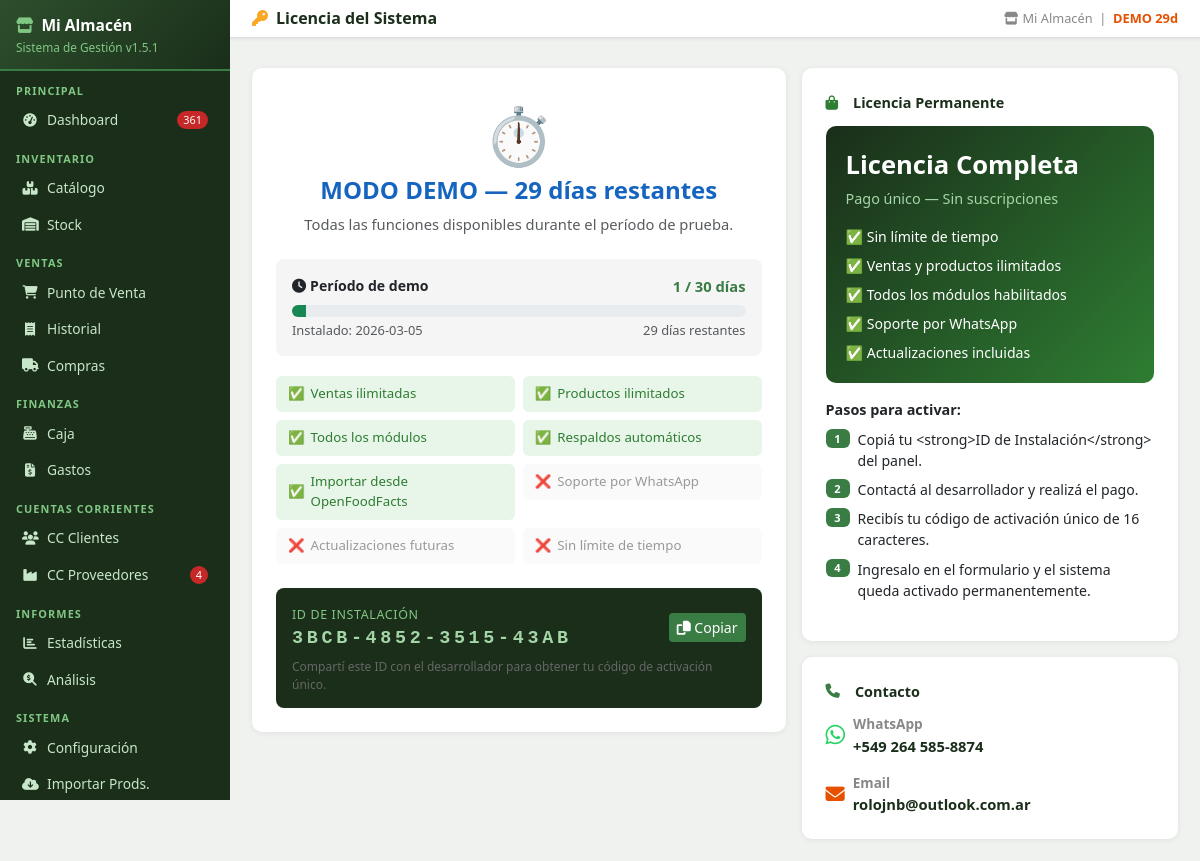
/licencia (signed in), run on the app's committed database.
### tables this page shows
CREATE TABLE config (
            clave TEXT PRIMARY KEY,
            valor TEXT
        );

### app.py (the view)
@app.route('/licencia')
@login_required
def licencia():
    status = db.get_demo_status()
    machine_id = db.get_machine_id()
    return render_template('licencia.html', status=status, machine_id=machine_id)

### app.py (called while the page is built)
def login_required(f):
    @wraps(f)
    def decorated(*args, **kwargs):
        if 'user' not in session:
            flash('⚠ Debés iniciar sesión para acceder.', 'warning')
            return redirect(url_for('login', next=request.path))
        return f(*args, **kwargs)
    return decorated

@app.before_request
def before():
    global _scheduler_started
    db.init_db()
    if not _scheduler_started:
        _scheduler_started = True
        iniciar_backup_scheduler()
    public = {'/login', '/static'}
    if any(request.path.startswith(p) for p in public):
        return
    if request.path == '/favicon.ico':
        return
    if 'user' in session:
        try:
            inv_at = db.get_config().get('sessions_invalidated_at', '')
            login_at = session.get('login_date', '')
            if inv_at and login_at and login_at < inv_at:
                session.clear()
        except Exception:
            pass
    if 'user' not in session and request.endpoint not in ('login', 'apagar_rapido', 'static', None):
        return redirect(url_for('login', next=request.path))

### database.py (called while the page is built, shortened)
def get_conn():
    conn = sqlite3.connect(DB_PATH)
    conn.row_factory = sqlite3.Row
    conn.execute("PRAGMA foreign_keys = ON")
    return conn

def q(sql, params=(), fetchall=True, fetchone=False, commit=False):
    conn = get_conn()
    try:
        c = conn.cursor()
        c.execute(sql, params)
        if commit:
            conn.commit()
            return c.lastrowid
        if fetchone:
            return c.fetchone()
        if fetchall:
            return c.fetchall()
    finally:
        conn.close()

def init_db():
    global _db_initialized
    if _db_initialized:
        return

def get_config():
    rows = q("SELECT clave, valor FROM config")
    return {r['clave']: r['valor'] for r in rows}

def get_alertas_count():
    r = q("""SELECT
        COALESCE(SUM(CASE WHEN s.stock_actual<=0 THEN 1 ELSE 0 END),0) as sin_stock,
        COALESCE(SUM(CASE WHEN s.stock_actual>0 AND s.stock_actual<=s.stock_minimo THEN 1 ELSE 0 END),0) as critico,
        COALESCE(SUM(CASE WHEN s.stock_actual>s.stock_minimo AND s.stock_actual<=s.stock_minimo*1.5 THEN 1 ELSE 0 END),0) as bajo
        FROM stock s JOIN productos p ON p.id=s.producto_id WHERE p.activo=1""", fetchone=True)
    if r:
        return {'sin_stock': r['sin_stock'] or 0, 'critico': r['critico'] or 0, 'bajo': r['bajo'] or 0}
    return {'sin_stock':0,'critico':0,'bajo':0}

### templates/licencia.html (shortened to what this page needs)
{% extends 'base.html' %}
{% block page_title %}<i class="fas fa-key me-2" style="color:#f9a825"></i>Licencia del Sistema{% endblock %}
{% block content %}
<div class="row g-3">
  <div class="col-lg-7">
    <div class="table-card p-4 mb-3">
      {% if not status.demo %}
      <div class="text-center mb-4">
        <div style="font-size:3.5rem">✅</div>
        <h4 style="color:#2e7d32;font-weight:700">LICENCIA COMPLETA ACTIVA</h4>
        <p class="text-muted mb-0">Sistema completamente desbloqueado. ¡Gracias por tu compra!</p>
      </div>
      {% elif status.vencido %}
      <div class="text-center mb-4">
        <div style="font-size:3.5rem">🔴</div>
        <h4 style="color:#c62828;font-weight:700">DEMO VENCIDA</h4>
        <p class="text-muted mb-0">Tu período de prueba de 30 días ha finalizado. Activá la licencia para continuar.</p>
      </div>
      {% elif status.aviso_proximo %}
      <div class="text-center mb-4">
        <div style="font-size:3.5rem">⚠️</div>
        <h4 style="color:#e65100;font-weight:700">DEMO — {{ status.dias_restantes }} días restantes</h4>
        <p class="text-muted mb-0">La licencia está próxima a vencer. Adquirí el código de activación permanente.</p>
      </div>
      {% else %}
      <div class="text-center mb-4">
        <div style="font-size:3.5rem">⏱️</div>
        <h4 style="color:#1565c0;font-weight:700">MODO DEMO — {{ status.dias_restantes }} días restantes</h4>
        <p class="text-muted mb-0">Todas las funciones disponibles durante el período de prueba.</p>
      </div>
      {% endif %}
      {% if status.demo %}
      <div style="background:#f5f5f5;border-radius:8px;padding:16px;margin-bottom:20px">
        <div class="d-flex justify-content-between mb-2">
          <span class="fw-bold" style="font-size:.88rem"><i class="fas fa-clock me-1"></i>Período de demo</span>
          <span class="fw-bold {% if status.vencido %}text-danger{% elif status.aviso_proximo %}text-warning{% else %}text-success{% endif %}">
            {{ status.dias_usados }} / {{ status.dias_demo }} días
          </span>
        </div>
        <div class="progress" style="height:12px;border-radius:6px">
          <div class="progress-bar {% if status.vencido %}bg-danger{% elif status.aviso_proximo %}bg-warning{% else %}bg-success{% endif %}"
            style="width:{{ status.ventas_pct }}%"></div>
        </div>
        <div class="d-flex justify-content-between mt-1">
          <small class="text-muted">Instalado: {{ status.install_date }}</small>
          <small class="{% if status.vencido %}text-danger{% elif status.aviso_proximo %}text-warning{% else %}text-muted{% endif %}">
            {% if status.vencido %}Vencida{% else %}{{ status.dias_restantes }} días restantes{% endif %}
          </small>
        </div>
      </div>
      <div class="row g-2 mb-4">
        {% set features = [
          ('Ventas ilimitadas','✅',True),
          ('Productos ilimitados','✅',True),
          ('Todos los módulos','✅',True),
          ('Respaldos automáticos','✅',True),
          ('Importar desde OpenFoodFacts','✅',True),
          ('Soporte por WhatsApp','❌',False),
          ('Actualizaciones futuras','❌',False),
          ('Sin límite de tiempo','❌',False),
        ] %}
        {% for feat, icon, ok in features %}
        <div class="col-6">
          <div style="background:{% if ok %}#e8f5e9{% else %}#fafafa{% endif %};border-radius:6px;padding:8px 12px;font-size:.83rem;display:flex;align-items:center;gap:6px">
            <span>{{ icon }}</span>
            <span style="color:{% if ok %}#2e7d32{% else %}#999{% endif %}">{{ feat }}</span>
          </div>
        </div>
        {% endfor %}
      </div>
      {% endif %}
      <div style="background:#1a2e1a;border-radius:8px;padding:14px 16px;color:#fff">
        <div class="d-flex align-items-center justify-content-between">
          <div>
            <small style="color:#81c784;font-size:.78rem;text-transform:uppercase;letter-spacing:.05em">
              ID de Instalación
            </small>
            <div style="font-family:monospace;font-size:1.15rem;letter-spacing:.2em;font-weight:700;color:#a5d6a7">
              {{ machine_id[:4] }}-{{ machine_id[4:8] }}-{{ machine_id[8:12] }}-{{ machine_id[12:16] }}
            </div>
          </div>
          <button class="btn btn-sm" style="background:#3a7d44;color:#fff;border:none"
            onclick="navigator.clipboard.writeText('{{ machine_id }}').then(()=>this.innerHTML='<i class=\'fas fa-check\'></i> Copiado')">
            <i class="fas fa-copy"></i> Copiar
          </button>
        </div>
        <small style="color:#666;font-size:.75rem;margin-top:6px;display:block">
          Compartí este ID con el desarrollador para obtener tu código de activación único.
        </small>
      </div>
    </div>
  </div>
  <div class="col-lg-5">
    <div class="table-card p-4 mb-3">
      <div class="section-title"><i class="fas fa-shopping-bag me-2" style="color:#2e7d32"></i>Licencia Permanente</div>
      <div style="background:linear-gradient(135deg,#1a2e1a,#2e7d32);border-radius:10px;padding:20px;color:#fff;margin-bottom:16px">
        <div style="font-size:1.6rem;font-weight:800;margin-bottom:4px">Licencia Completa</div>
        <div style="color:#a5d6a7;font-size:.9rem;margin-bottom:16px">Pago único — Sin suscripciones</div>
        <ul style="list-style:none;padding:0;margin:0;font-size:.88rem">
          <li class="mb-2">✅ Sin límite de tiempo</li>
          <li class="mb-2">✅ Ventas y productos ilimitados</li>
          <li class="mb-2">✅ Todos los módulos habilitados</li>
          <li class="mb-2">✅ Soporte por WhatsApp</li>
          <li>✅ Actualizaciones incluidas</li>
        </ul>
      </div>
      <div class="mb-3">
        <div class="fw-bold mb-2" style="font-size:.9rem">Pasos para activar:</div>
        {% for n, txt in [(1,'Copiá tu <strong>ID de Instalación</strong> del panel.'),(2,'Contactá al desarrollador y realizá el pago.'),(3,'Recibís tu código de activación único de 16 caracteres.'),(4,'Ingresalo en el formulario y el sistema queda activado permanentemente.')] %}
        <div class="d-flex mb-2 gap-2 align-items-start">
          <span class="badge" style="background:#3a7d44;min-width:24px">{{ n }}</span>
          <span style="font-size:.88rem">{{ txt }}</span>
        </div>
        {% endfor %}
      </div>
    </div>
    <div class="table-card p-4">
      <div class="section-title"><i class="fas fa-phone me-2" style="color:#3a7d44"></i>Contacto</div>
      <div class="d-flex align-items-center gap-2 mb-3">
        <i class="fab fa-whatsapp" style="color:#25d366;font-size:1.4rem"></i>
        <div>
          <div class="fw-bold" style="font-size:.85rem;color:#888">WhatsApp</div>
          <a href="https://wa.me/5492645858874" target="_blank" style="color:#1a2e1a;text-decoration:none;font-weight:600">
            +549 264 585-8874
          </a>
        </div>
      </div>
      <div class="d-flex align-items-center gap-2">
        <i class="fas fa-envelope" style="color:#e65100;font-size:1.2rem"></i>
        <div>
          <div class="fw-bold" style="font-size:.85rem;color:#888">Email</div>
          <a href="mailto:rolojnb@outlook.com.ar" style="color:#1a2e1a;text-decoration:none;font-weight:600">
            rolojnb@outlook.com.ar
          </a>
        </div>
      </div>
    </div>
  </div>
</div>
{% endblock %}

### templates/base.html (shortened to what this page needs)
<!DOCTYPE html>
<html lang="es">
<head>
<link href="https://cdn.jsdelivr.net/npm/bootstrap@5.3.0/dist/css/bootstrap.min.css" rel="stylesheet">
<link href="https://cdnjs.cloudflare.com/ajax/libs/font-awesome/6.4.0/css/all.min.css" rel="stylesheet">
</head>
<body>
<div id="sidebar">
  <div class="logo">
    <h5><i class="fas fa-store me-2" style="color:#81c784"></i>{{ cfg_nombre or 'Mi Almacén' }}</h5>
    <small>Sistema de Gestión v{{ app_version }}</small>
  </div>
  <div class="nav-label">Principal</div>
  <a href="/" class="nav-link {% if request.path == '/' %}active{% endif %}">
    <i class="fas fa-tachometer-alt"></i> Dashboard
    {% if alertas_sidebar and (alertas_sidebar.sin_stock + alertas_sidebar.critico) > 0 %}
      <span class="badge-alert">{{ alertas_sidebar.sin_stock + alertas_sidebar.critico }}</span>
    {% endif %}
  </a>
  <div class="nav-label">Inventario</div>
  <a href="/productos" class="nav-link {% if '/productos' in request.path and '/importar' not in request.path %}active{% endif %}">
    <i class="fas fa-boxes"></i> Catálogo
  </a>
  <a href="/stock" class="nav-link {% if '/stock' in request.path %}active{% endif %}">
    <i class="fas fa-warehouse"></i> Stock
  </a>
  <div class="nav-label">Ventas</div>
  <a href="/punto_venta" class="nav-link {% if '/punto_venta' in request.path %}active{% endif %}">
    <i class="fas fa-shopping-cart"></i> Punto de Venta
  </a>
  <a href="/historial" class="nav-link {% if '/historial' in request.path %}active{% endif %}">
    <i class="fas fa-receipt"></i> Historial
  </a>
  <a href="/compras" class="nav-link {% if '/compras' in request.path %}active{% endif %}">
    <i class="fas fa-truck"></i> Compras
  </a>
  <div class="nav-label">Finanzas</div>
  <a href="/caja" class="nav-link {% if '/caja' in request.path %}active{% endif %}">
    <i class="fas fa-cash-register"></i> Caja
  </a>
  <a href="/gastos" class="nav-link {% if '/gastos' in request.path %}active{% endif %}">
    <i class="fas fa-file-invoice-dollar"></i> Gastos
  </a>
  <div class="nav-label">Cuentas Corrientes</div>
  <a href="/cc_clientes" class="nav-link {% if '/cc_clientes' in request.path %}active{% endif %}">
    <i class="fas fa-users"></i> CC Clientes
  </a>
  <a href="/cc_proveedores" class="nav-link {% if '/cc_proveedores' in request.path %}active{% endif %}">
    <i class="fas fa-industry"></i> CC Proveedores
    {% if alertas_sidebar and alertas_sidebar.facturas_por_vencer > 0 %}
      <span class="badge-alert">{{ alertas_sidebar.facturas_por_vencer }}</span>
    {% endif %}
  </a>
  <div class="nav-label">Informes</div>
  <a href="/estadisticas" class="nav-link {% if '/estadisticas' in request.path %}active{% endif %}">
    <i class="fas fa-chart-bar"></i> Estadísticas
  </a>
  <a href="/analisis" class="nav-link {% if '/analisis' in request.path %}active{% endif %}">
    <i class="fas fa-search-dollar"></i> Análisis
  </a>
  <div class="nav-label">Sistema</div>
  <a href="/config" class="nav-link {% if request.path == '/config' %}active{% endif %}">
    <i class="fas fa-cog"></i> Configuración
  </a>
  <a href="/productos/importar" class="nav-link {% if '/importar' in request.path %}active{% endif %}">
    <i class="fas fa-cloud-download-alt"></i> Importar Prods.
  </a>
</div>
<div id="main">
  <div class="topbar">
    <h4>{% block page_title %}Dashboard{% endblock %}</h4>
    <div class="tb-actions">
      <span class="meta">
        <i class="fas fa-store me-1"></i>{{ cfg_nombre or 'Mi Almacén' }}
        &nbsp;|&nbsp;
        {% if demo_status and demo_status.demo and not demo_status.vencido %}
          <span style="color:#e65100;font-weight:600;">DEMO {{ demo_status.dias_restantes }}d</span>
        {% elif demo_status and not demo_status.demo %}
          <span style="color:#2e7d32;font-weight:600;"><i class="fas fa-check-circle"></i> Licenciado</span>
        {% endif %}
      </span>
    </div>
  </div>
  <div class="px-3 pt-2">
  </div>
  <div class="content">
    {% block content %}{% endblock %}
  </div>
</div>
</body>
</html>

### data on the page
config: valor "Mi Almacén"
config: install_date "2026-03-05"
config: valor "3BCB", valor "4852", valor "3515", valor "43AB"

### other printed values
{{ app_version }} "1.5.1"
{{ alertas_sidebar.sin_stock + alertas_sidebar.critico }} "361"
{{ alertas_sidebar.facturas_por_vencer }} "4"
{{ demo_status.dias_restantes }} "29"
{{ status.dias_restantes }} "29"
{{ status.dias_usados }} "1"
{{ status.dias_demo }} "30"
{{ icon }} "✅" "✅" "✅" "✅" "✅" "❌" "❌" "❌"
{{ feat }} "Ventas ilimitadas" "Productos ilimitados" "Todos los módulos" "Respaldos automáticos" "Importar desde OpenFoodFacts" "Soporte por WhatsApp" "Actualizaciones futuras" "Sin límite de tiempo"
{{ n }} "1" "2" "3" "4"
{{ txt }} "Copiá tu <strong>ID de Instalación</strong> del panel." "Contactá al desarrollador y realizá el pago." "Recibís tu código de activación único de 16 caracteres." "Ingresalo en el formulario y el sistema queda activado permanentemente."
